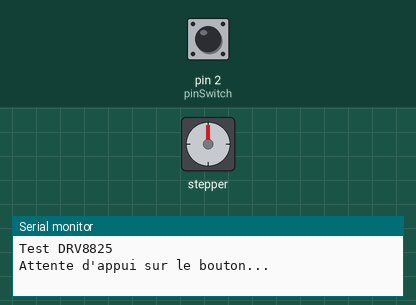
Recording of a sketch running on a simulated Arduino Uno, built with avr-gcc and run on an emulated ATmega328P. On the bench: stepper motor, the last lines printed to the serial monitor. Wiring (inferred from the names in the program): stepper motor driver (200 steps per turn assumed): step pin 9; direction pin 8; enable pin 12. Inputs (shaded band) come from the test bench; at power-on: pin 2 (pinSwitch) HIGH.

Above: at 1.8 s.
1.9 s: pin 2 (pinSwitch) pulled LOW for 0.15 s
At 3.05 s:
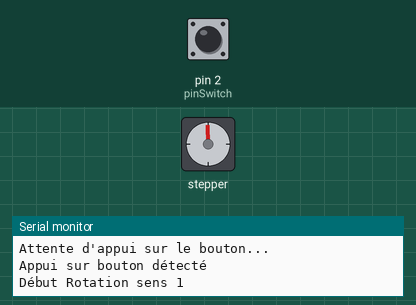
At 3.65 s:
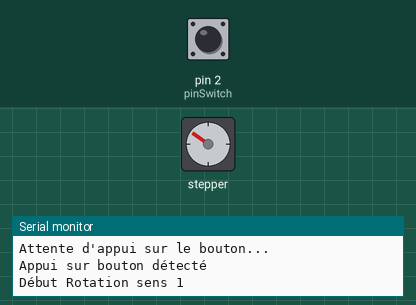
Timing chart, 0 to 10.2 s (numbered marks = the images above; inputs shaded):
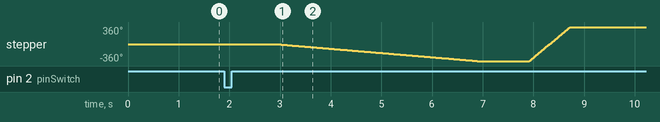

Measured:
- after the input at 1.9 s, stepper: turns 360° counter-clockwise in 4.0 s, then 720° clockwise in 0.81 s

The sketch:

motorSketch.ino
```cpp
/*=======================================================================================
 * ==============  DEFINITION DES PINS ET DES VARIABLES GLOBALES    =====================
 * ======================================================================================
 */

#define pinEnable 12 // Activation du driver/pilote
#define pinStep    9 // Signal de PAS (avancement)
#define pinDir     8 // Direction
#define pinSwitch  2
bool isMotorEnabled = false;

/*=======================================================================================
 * ===========  SETUP : INITIALISATION DES VARIABLES ET DES FONCTIONS    ================
 * ======================================================================================
 */

void setup()
{
  Serial.begin(9600);
  Serial.println("Test DRV8825");

  // Gestion des pins driver et moteur
  pinMode( pinEnable, OUTPUT );
  pinMode( pinDir   , OUTPUT );
  pinMode( pinStep  , OUTPUT );

  digitalWrite( pinEnable, HIGH); // moteur "libre" par défaut
  digitalWrite( pinDir   , HIGH); // Direction avant
  digitalWrite( pinStep  , LOW);  // Initialisation de la broche step

  // Gestion des pins du switch
  pinMode( pinSwitch, INPUT_PULLUP);
}


/*=======================================================================================
 * ==============  LOOP : CODE PRINCIPAL ET UTILISATION DES FONCTIONS  ==================
 * ======================================================================================
 */

void loop(){
  delay(1000);
  Serial.println("Attente d'appui sur le bouton...");

  while(not isSwitchClosed(pinSwitch))
  {
    //wait
  }

  Serial.println("Appui sur bouton détecté");
  delay(1000);

  Serial.println("Début Rotation sens 1");
  // Avance de 200 pas lentement
  stepForward(200, 10);
  delay(1000); //on attend une seconde
  Serial.println("Début Rotation sens 2");
  // Refaire 400 pas dans l'autre sens repidement
  stepBackwards(400, 1);

  // Pas de step et pas d'ordre...
  // l'axe du moteur est donc bloqué
  Serial.println("Axe bloqué + attendre 5 sec");
  delay( 5000 );

  // déblocage de l'axe moteur
  Serial.println("Deblocage axe");
  disableMotor();

  // Fin et blocage du programme
  // Presser reset pour recommander
  Serial.println("Fin de programme Moteur");

  delay(1000);
  Serial.println("Attente de consigne 'Serial'...");
  while( true )
  {
    int input = readSerialInput();
    if(input == 1)
    {
      Serial.println("J'ai reçu la consigne 1");
    }
    else if(input == 2)
    {
      Serial.println("J'ai reçu la consigne 2");
    }
    else if(input == 3)
    {
      Serial.println("J'ai reçu la consigne 3");
    }
  }; // boulce infinie qui "bloque le programme"
}


/*=======================================================================================
 * ======================  FONCTIONS DU PROJET    =======================================
 * ======================================================================================
 */

// Fait tourner le moteur dans le sens horaire
void stepForward(int numberOfSteps, int delayBetweenSteps)
{
  if(!isMotorEnabled)
  {
    enableMotor();
  }

  digitalWrite( pinDir   , LOW); // Direction avant
  delay(5); // laisser le temps au driver de changer la direction

  for(int i=0; i<numberOfSteps; i++){
    makeOneStep(delayBetweenSteps);
  }
}

// Fait tourner le moteur dans le sens anti-horaire
void stepBackwards(int numberOfSteps, int delayBetweenSteps)
{
  if(!isMotorEnabled)
  {
    enableMotor();
  }
  digitalWrite( pinDir   , HIGH); // Direction inversée
  delay(5); // laisser le temps au driver de changer la direction

  for(int i=0; i<numberOfSteps; i++)
  {
    makeOneStep(delayBetweenSteps);
  }
}

// Déplace le moteur d'un step (avec un délai de step spécifié)
void makeOneStep(int delayBetweenSteps)
{
    digitalWrite( pinStep, HIGH );
    delay(delayBetweenSteps);
    digitalWrite( pinStep, LOW );
    delay(delayBetweenSteps);
}

// Bloque l'axe moteur et prépare le moteur à recevoir des consignes
bool enableMotor()
{
  digitalWrite( pinEnable, LOW );
  isMotorEnabled = true;
}

// Libère l'axe moteur et empêche le moteur de recevoir des consignes
bool disableMotor()
{
  digitalWrite( pinEnable, HIGH );
  isMotorEnabled = false;
}

// Vérifie que si le bouton est activé ou non
bool isSwitchClosed(int switchPin)
{
  return digitalRead(switchPin) == LOW;
}

// Permet de lire des nombres envoyés via l'afficheur Serial et d'interragir avec le code
int readSerialInput()
{
  if(Serial.available() > 0)
  {
    char b = Serial.read();

    if(b == '1')
    {
      return 1;
    }
    else if(b == '2')
    {
      return 2;
    }
    else if(b == '3')
    {
      return 3;
    }
    else
    {
      return -1;
    }
  }
  else
  {
    return -1;
  }
}
```
